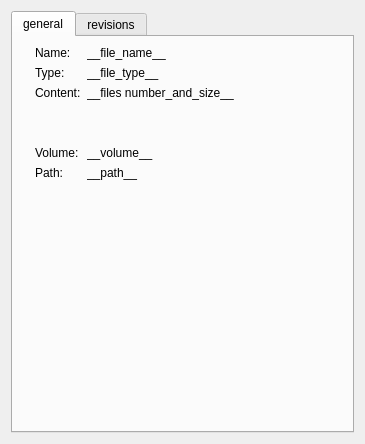
<?xml version="1.0" encoding="UTF-8"?>
<ui version="4.0">
 <class>DetailsDialog</class>
 <widget class="QDialog" name="DetailsDialog">
  <property name="geometry">
   <rect>
    <x>0</x>
    <y>0</y>
    <width>365</width>
    <height>444</height>
   </rect>
  </property>
  <property name="maximumSize">
   <size>
    <width>16777215</width>
    <height>16777215</height>
   </size>
  </property>
  <property name="windowTitle">
   <string>Details</string>
  </property>
  <layout class="QVBoxLayout" name="verticalLayout">
   <item>
    <widget class="QTabWidget" name="tabWidget">
     <property name="currentIndex">
      <number>0</number>
     </property>
     <widget class="QWidget" name="tabGeneral">
      <attribute name="title">
       <string>general</string>
      </attribute>
      <layout class="QGridLayout" name="gridLayout" columnstretch="0,0,1">
       <item row="4" column="1">
        <widget class="QLabel" name="label_8">
         <property name="text">
          <string>Volume:</string>
         </property>
        </widget>
       </item>
       <item row="2" column="1">
        <widget class="QLabel" name="label_6">
         <property name="text">
          <string>Content:</string>
         </property>
        </widget>
       </item>
       <item row="0" column="1">
        <widget class="QLabel" name="label_2">
         <property name="text">
          <string>Name:</string>
         </property>
        </widget>
       </item>
       <item row="2" column="2">
        <widget class="QLabel" name="labelContent">
         <property name="text">
          <string>__files number_and_size__</string>
         </property>
        </widget>
       </item>
       <item row="0" column="2">
        <widget class="QLabel" name="labelName">
         <property name="sizePolicy">
          <sizepolicy hsizetype="Ignored" vsizetype="Preferred">
           <horstretch>0</horstretch>
           <verstretch>0</verstretch>
          </sizepolicy>
         </property>
         <property name="maximumSize">
          <size>
           <width>16777215</width>
           <height>16777215</height>
          </size>
         </property>
         <property name="text">
          <string notr="true">__file_name__</string>
         </property>
         <property name="wordWrap">
          <bool>false</bool>
         </property>
        </widget>
       </item>
       <item row="0" column="0" rowspan="2">
        <widget class="QLabel" name="labelImage">
         <property name="maximumSize">
          <size>
           <width>50</width>
           <height>50</height>
          </size>
         </property>
         <property name="text">
          <string/>
         </property>
         <property name="pixmap">
          <pixmap resource="assets/assets.qrc">:/remoteBrowser/no_icon.png</pixmap>
         </property>
         <property name="scaledContents">
          <bool>true</bool>
         </property>
        </widget>
       </item>
       <item row="6" column="1">
        <spacer name="verticalSpacer">
         <property name="orientation">
          <enum>Qt::Vertical</enum>
         </property>
         <property name="sizeHint" stdset="0">
          <size>
           <width>20</width>
           <height>40</height>
          </size>
         </property>
        </spacer>
       </item>
       <item row="3" column="1">
        <spacer name="verticalSpacer_2">
         <property name="orientation">
          <enum>Qt::Vertical</enum>
         </property>
         <property name="sizeType">
          <enum>QSizePolicy::Fixed</enum>
         </property>
         <property name="sizeHint" stdset="0">
          <size>
           <width>1</width>
           <height>40</height>
          </size>
         </property>
        </spacer>
       </item>
       <item row="1" column="2">
        <widget class="QLabel" name="labelType">
         <property name="text">
          <string>__file_type__</string>
         </property>
        </widget>
       </item>
       <item row="1" column="1">
        <widget class="QLabel" name="label_4">
         <property name="text">
          <string>Type:</string>
         </property>
        </widget>
       </item>
       <item row="5" column="1">
        <widget class="QLabel" name="label_9">
         <property name="text">
          <string>Path:</string>
         </property>
        </widget>
       </item>
       <item row="4" column="2">
        <widget class="QLabel" name="labelVolume">
         <property name="text">
          <string>__volume__</string>
         </property>
        </widget>
       </item>
       <item row="5" column="2">
        <widget class="QLabel" name="labelPath">
         <property name="text">
          <string>__path__</string>
         </property>
        </widget>
       </item>
      </layout>
     </widget>
     <widget class="QWidget" name="tabRevisions">
      <attribute name="title">
       <string>revisions</string>
      </attribute>
      <layout class="QVBoxLayout" name="verticalLayout_2">
       <item>
        <widget class="QTableWidget" name="revisionsTableWidget">
         <property name="selectionMode">
          <enum>QAbstractItemView::SingleSelection</enum>
         </property>
         <property name="selectionBehavior">
          <enum>QAbstractItemView::SelectRows</enum>
         </property>
         <attribute name="horizontalHeaderHighlightSections">
          <bool>false</bool>
         </attribute>
         <attribute name="verticalHeaderVisible">
          <bool>false</bool>
         </attribute>
         <attribute name="verticalHeaderHighlightSections">
          <bool>false</bool>
         </attribute>
         <column>
          <property name="text">
           <string>Rev</string>
          </property>
         </column>
         <column>
          <property name="text">
           <string>Date</string>
          </property>
         </column>
         <column>
          <property name="text">
           <string>Size</string>
          </property>
         </column>
        </widget>
       </item>
       <item>
        <layout class="QHBoxLayout" name="horizontalLayout">
         <item>
          <widget class="QPushButton" name="buttonDownloadRevision">
           <property name="sizePolicy">
            <sizepolicy hsizetype="Minimum" vsizetype="Preferred">
             <horstretch>0</horstretch>
             <verstretch>0</verstretch>
            </sizepolicy>
           </property>
           <property name="text">
            <string>Download</string>
           </property>
          </widget>
         </item>
         <item>
          <spacer name="horizontalSpacer">
           <property name="orientation">
            <enum>Qt::Horizontal</enum>
           </property>
           <property name="sizeHint" stdset="0">
            <size>
             <width>40</width>
             <height>20</height>
            </size>
           </property>
          </spacer>
         </item>
        </layout>
       </item>
      </layout>
     </widget>
    </widget>
   </item>
  </layout>
 </widget>
 <resources>
  <include location="assets/assets.qrc"/>
 </resources>
 <connections/>
</ui>
